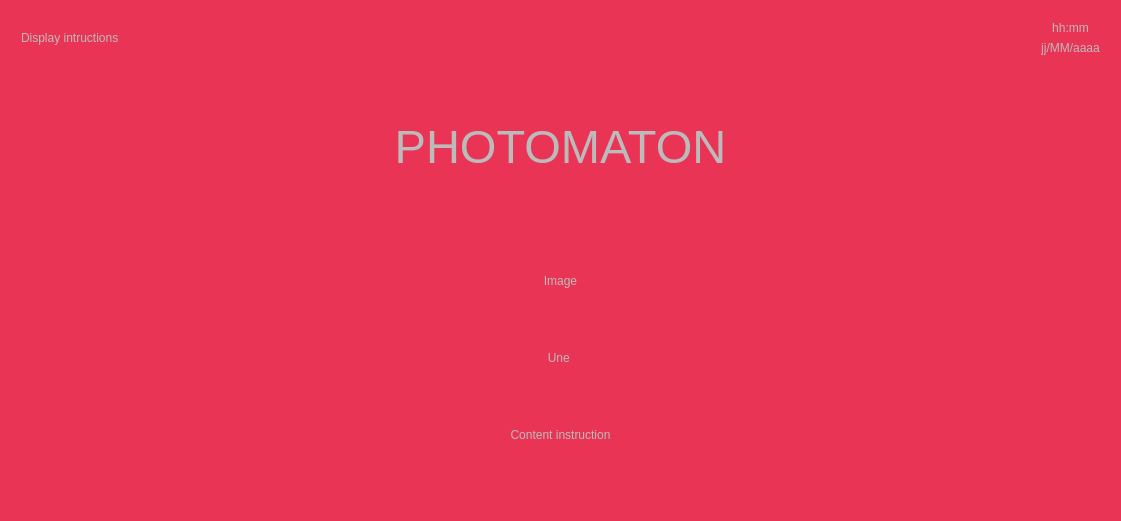
<?xml version="1.0" encoding="UTF-8"?>
<ui version="4.0">
 <class>MainWindow</class>
 <widget class="QMainWindow" name="MainWindow">
  <property name="windowModality">
   <enum>Qt::NonModal</enum>
  </property>
  <property name="geometry">
   <rect>
    <x>0</x>
    <y>0</y>
    <width>1121</width>
    <height>521</height>
   </rect>
  </property>
  <property name="minimumSize">
   <size>
    <width>540</width>
    <height>360</height>
   </size>
  </property>
  <property name="palette">
   <palette>
    <active>
     <colorrole role="WindowText">
      <brush brushstyle="SolidPattern">
       <color alpha="255">
        <red>187</red>
        <green>187</green>
        <blue>187</blue>
       </color>
      </brush>
     </colorrole>
     <colorrole role="Button">
      <brush brushstyle="SolidPattern">
       <color alpha="255">
        <red>60</red>
        <green>63</green>
        <blue>65</blue>
       </color>
      </brush>
     </colorrole>
     <colorrole role="Text">
      <brush brushstyle="SolidPattern">
       <color alpha="255">
        <red>187</red>
        <green>187</green>
        <blue>187</blue>
       </color>
      </brush>
     </colorrole>
     <colorrole role="ButtonText">
      <brush brushstyle="SolidPattern">
       <color alpha="255">
        <red>187</red>
        <green>187</green>
        <blue>187</blue>
       </color>
      </brush>
     </colorrole>
     <colorrole role="Base">
      <brush brushstyle="SolidPattern">
       <color alpha="255">
        <red>60</red>
        <green>63</green>
        <blue>65</blue>
       </color>
      </brush>
     </colorrole>
     <colorrole role="Window">
      <brush brushstyle="SolidPattern">
       <color alpha="255">
        <red>233</red>
        <green>52</green>
        <blue>85</blue>
       </color>
      </brush>
     </colorrole>
    </active>
    <inactive>
     <colorrole role="WindowText">
      <brush brushstyle="SolidPattern">
       <color alpha="255">
        <red>187</red>
        <green>187</green>
        <blue>187</blue>
       </color>
      </brush>
     </colorrole>
     <colorrole role="Button">
      <brush brushstyle="SolidPattern">
       <color alpha="255">
        <red>60</red>
        <green>63</green>
        <blue>65</blue>
       </color>
      </brush>
     </colorrole>
     <colorrole role="Text">
      <brush brushstyle="SolidPattern">
       <color alpha="255">
        <red>187</red>
        <green>187</green>
        <blue>187</blue>
       </color>
      </brush>
     </colorrole>
     <colorrole role="ButtonText">
      <brush brushstyle="SolidPattern">
       <color alpha="255">
        <red>187</red>
        <green>187</green>
        <blue>187</blue>
       </color>
      </brush>
     </colorrole>
     <colorrole role="Base">
      <brush brushstyle="SolidPattern">
       <color alpha="255">
        <red>60</red>
        <green>63</green>
        <blue>65</blue>
       </color>
      </brush>
     </colorrole>
     <colorrole role="Window">
      <brush brushstyle="SolidPattern">
       <color alpha="255">
        <red>233</red>
        <green>52</green>
        <blue>85</blue>
       </color>
      </brush>
     </colorrole>
    </inactive>
    <disabled>
     <colorrole role="WindowText">
      <brush brushstyle="SolidPattern">
       <color alpha="255">
        <red>187</red>
        <green>187</green>
        <blue>187</blue>
       </color>
      </brush>
     </colorrole>
     <colorrole role="Button">
      <brush brushstyle="SolidPattern">
       <color alpha="255">
        <red>60</red>
        <green>63</green>
        <blue>65</blue>
       </color>
      </brush>
     </colorrole>
     <colorrole role="Text">
      <brush brushstyle="SolidPattern">
       <color alpha="255">
        <red>187</red>
        <green>187</green>
        <blue>187</blue>
       </color>
      </brush>
     </colorrole>
     <colorrole role="ButtonText">
      <brush brushstyle="SolidPattern">
       <color alpha="255">
        <red>187</red>
        <green>187</green>
        <blue>187</blue>
       </color>
      </brush>
     </colorrole>
     <colorrole role="Base">
      <brush brushstyle="SolidPattern">
       <color alpha="255">
        <red>233</red>
        <green>52</green>
        <blue>85</blue>
       </color>
      </brush>
     </colorrole>
     <colorrole role="Window">
      <brush brushstyle="SolidPattern">
       <color alpha="255">
        <red>233</red>
        <green>52</green>
        <blue>85</blue>
       </color>
      </brush>
     </colorrole>
    </disabled>
   </palette>
  </property>
  <property name="windowTitle">
   <string>Photomaton</string>
  </property>
  <property name="layoutDirection">
   <enum>Qt::LeftToRight</enum>
  </property>
  <property name="autoFillBackground">
   <bool>false</bool>
  </property>
  <property name="styleSheet">
   <string notr="true"/>
  </property>
  <property name="dockNestingEnabled">
   <bool>true</bool>
  </property>
  <property name="unifiedTitleAndToolBarOnMac">
   <bool>true</bool>
  </property>
  <widget class="QWidget" name="mainWindow">
   <property name="minimumSize">
    <size>
     <width>540</width>
     <height>360</height>
    </size>
   </property>
   <property name="maximumSize">
    <size>
     <width>16777215</width>
     <height>16777215</height>
    </size>
   </property>
   <property name="palette">
    <palette>
     <active>
      <colorrole role="Button">
       <brush brushstyle="SolidPattern">
        <color alpha="0">
         <red>0</red>
         <green>0</green>
         <blue>0</blue>
        </color>
       </brush>
      </colorrole>
      <colorrole role="Base">
       <brush brushstyle="SolidPattern">
        <color alpha="0">
         <red>0</red>
         <green>0</green>
         <blue>0</blue>
        </color>
       </brush>
      </colorrole>
      <colorrole role="Window">
       <brush brushstyle="SolidPattern">
        <color alpha="0">
         <red>0</red>
         <green>0</green>
         <blue>0</blue>
        </color>
       </brush>
      </colorrole>
     </active>
     <inactive>
      <colorrole role="Button">
       <brush brushstyle="SolidPattern">
        <color alpha="0">
         <red>0</red>
         <green>0</green>
         <blue>0</blue>
        </color>
       </brush>
      </colorrole>
      <colorrole role="Base">
       <brush brushstyle="SolidPattern">
        <color alpha="0">
         <red>0</red>
         <green>0</green>
         <blue>0</blue>
        </color>
       </brush>
      </colorrole>
      <colorrole role="Window">
       <brush brushstyle="SolidPattern">
        <color alpha="0">
         <red>0</red>
         <green>0</green>
         <blue>0</blue>
        </color>
       </brush>
      </colorrole>
     </inactive>
     <disabled>
      <colorrole role="Button">
       <brush brushstyle="SolidPattern">
        <color alpha="0">
         <red>0</red>
         <green>0</green>
         <blue>0</blue>
        </color>
       </brush>
      </colorrole>
      <colorrole role="Base">
       <brush brushstyle="SolidPattern">
        <color alpha="0">
         <red>0</red>
         <green>0</green>
         <blue>0</blue>
        </color>
       </brush>
      </colorrole>
      <colorrole role="Window">
       <brush brushstyle="SolidPattern">
        <color alpha="0">
         <red>0</red>
         <green>0</green>
         <blue>0</blue>
        </color>
       </brush>
      </colorrole>
     </disabled>
    </palette>
   </property>
   <property name="styleSheet">
    <string notr="true"/>
   </property>
   <layout class="QGridLayout" name="gridLayout">
    <item row="0" column="0">
     <layout class="QVBoxLayout" name="vLytMainLayout">
      <property name="sizeConstraint">
       <enum>QLayout::SetDefaultConstraint</enum>
      </property>
      <property name="leftMargin">
       <number>0</number>
      </property>
      <item>
       <layout class="QHBoxLayout" name="hLytGeneralInfo">
        <property name="sizeConstraint">
         <enum>QLayout::SetDefaultConstraint</enum>
        </property>
        <item>
         <widget class="QLabel" name="lblInstruction">
          <property name="minimumSize">
           <size>
            <width>150</width>
            <height>0</height>
           </size>
          </property>
          <property name="text">
           <string>Display intructions</string>
          </property>
          <property name="indent">
           <number>10</number>
          </property>
         </widget>
        </item>
        <item>
         <spacer name="horizontalSpacer">
          <property name="orientation">
           <enum>Qt::Horizontal</enum>
          </property>
          <property name="sizeHint" stdset="0">
           <size>
            <width>40</width>
            <height>20</height>
           </size>
          </property>
         </spacer>
        </item>
        <item>
         <widget class="QFrame" name="frame">
          <layout class="QVBoxLayout" name="vLytDateTime">
           <property name="sizeConstraint">
            <enum>QLayout::SetMaximumSize</enum>
           </property>
           <property name="leftMargin">
            <number>10</number>
           </property>
           <property name="topMargin">
            <number>10</number>
           </property>
           <property name="rightMargin">
            <number>10</number>
           </property>
           <property name="bottomMargin">
            <number>10</number>
           </property>
           <item>
            <widget class="QLabel" name="lblTime">
             <property name="text">
              <string notr="true">hh:mm</string>
             </property>
             <property name="alignment">
              <set>Qt::AlignCenter</set>
             </property>
            </widget>
           </item>
           <item>
            <widget class="QLabel" name="lblDate">
             <property name="text">
              <string>jj/MM/aaaa</string>
             </property>
             <property name="alignment">
              <set>Qt::AlignCenter</set>
             </property>
            </widget>
           </item>
          </layout>
         </widget>
        </item>
       </layout>
      </item>
      <item>
       <widget class="QStackedWidget" name="swContent">
        <property name="sizePolicy">
         <sizepolicy hsizetype="MinimumExpanding" vsizetype="MinimumExpanding">
          <horstretch>0</horstretch>
          <verstretch>0</verstretch>
         </sizepolicy>
        </property>
        <property name="currentIndex">
         <number>0</number>
        </property>
        <widget class="QWidget" name="pgMain">
         <layout class="QVBoxLayout" name="verticalLayout_2">
          <item>
           <layout class="QVBoxLayout" name="vLytMainContent">
            <property name="sizeConstraint">
             <enum>QLayout::SetDefaultConstraint</enum>
            </property>
            <item>
             <widget class="QLabel" name="lblMainTitle">
              <property name="font">
               <font>
                <pointsize>35</pointsize>
               </font>
              </property>
              <property name="text">
               <string notr="true">PHOTOMATON</string>
              </property>
              <property name="alignment">
               <set>Qt::AlignCenter</set>
              </property>
              <property name="wordWrap">
               <bool>true</bool>
              </property>
              <property name="textInteractionFlags">
               <set>Qt::NoTextInteraction</set>
              </property>
             </widget>
            </item>
            <item>
             <widget class="QLabel" name="imgMainContent">
              <property name="text">
               <string>Image</string>
              </property>
              <property name="alignment">
               <set>Qt::AlignCenter</set>
              </property>
             </widget>
            </item>
            <item>
             <widget class="QLabel" name="lblImageLegend">
              <property name="sizePolicy">
               <sizepolicy hsizetype="Preferred" vsizetype="Fixed">
                <horstretch>0</horstretch>
                <verstretch>0</verstretch>
               </sizepolicy>
              </property>
              <property name="text">
               <string>Une </string>
              </property>
              <property name="alignment">
               <set>Qt::AlignCenter</set>
              </property>
             </widget>
            </item>
            <item>
             <widget class="QLabel" name="lblContentInstruction">
              <property name="text">
               <string>Content instruction</string>
              </property>
              <property name="alignment">
               <set>Qt::AlignCenter</set>
              </property>
             </widget>
            </item>
           </layout>
          </item>
         </layout>
        </widget>
        <widget class="QWidget" name="pgModeSelection">
         <layout class="QVBoxLayout" name="verticalLayout_4">
          <item>
           <layout class="QVBoxLayout" name="verticalLayout_3">
            <property name="sizeConstraint">
             <enum>QLayout::SetDefaultConstraint</enum>
            </property>
            <item>
             <layout class="QHBoxLayout" name="horizontalLayout_2">
              <property name="sizeConstraint">
               <enum>QLayout::SetDefaultConstraint</enum>
              </property>
              <item>
               <widget class="QLabel" name="imgSelectionMulti">
                <property name="sizePolicy">
                 <sizepolicy hsizetype="Preferred" vsizetype="Preferred">
                  <horstretch>0</horstretch>
                  <verstretch>0</verstretch>
                 </sizepolicy>
                </property>
                <property name="text">
                 <string>&lt;span style=&quot; font-size:16pt;&quot;&gt;Image Selection Multi Shot&lt;/span&gt;</string>
                </property>
                <property name="textFormat">
                 <enum>Qt::AutoText</enum>
                </property>
                <property name="scaledContents">
                 <bool>false</bool>
                </property>
                <property name="alignment">
                 <set>Qt::AlignCenter</set>
                </property>
                <property name="margin">
                 <number>40</number>
                </property>
               </widget>
              </item>
              <item>
               <spacer name="horizontalSpacer_2">
                <property name="orientation">
                 <enum>Qt::Horizontal</enum>
                </property>
                <property name="sizeType">
                 <enum>QSizePolicy::Expanding</enum>
                </property>
                <property name="sizeHint" stdset="0">
                 <size>
                  <width>40</width>
                  <height>20</height>
                 </size>
                </property>
               </spacer>
              </item>
              <item>
               <widget class="QLabel" name="imgSelectionSingle">
                <property name="text">
                 <string>&lt;span style=&quot; font-size:16pt;&quot;&gt;Image Selection Single Shot&lt;/span&gt;</string>
                </property>
                <property name="alignment">
                 <set>Qt::AlignCenter</set>
                </property>
                <property name="margin">
                 <number>40</number>
                </property>
               </widget>
              </item>
             </layout>
            </item>
            <item>
             <widget class="QLabel" name="lblSelectionInstruction">
              <property name="sizePolicy">
               <sizepolicy hsizetype="Preferred" vsizetype="Fixed">
                <horstretch>0</horstretch>
                <verstretch>0</verstretch>
               </sizepolicy>
              </property>
              <property name="text">
               <string>Selection Instruction</string>
              </property>
              <property name="alignment">
               <set>Qt::AlignCenter</set>
              </property>
              <property name="margin">
               <number>30</number>
              </property>
             </widget>
            </item>
            <item>
             <widget class="QLabel" name="lblSelectionTitle">
              <property name="sizePolicy">
               <sizepolicy hsizetype="Preferred" vsizetype="Fixed">
                <horstretch>0</horstretch>
                <verstretch>0</verstretch>
               </sizepolicy>
              </property>
              <property name="text">
               <string>Selection Title</string>
              </property>
              <property name="alignment">
               <set>Qt::AlignCenter</set>
              </property>
              <property name="margin">
               <number>5</number>
              </property>
             </widget>
            </item>
           </layout>
          </item>
         </layout>
        </widget>
        <widget class="QWidget" name="pgShot">
         <layout class="QVBoxLayout" name="verticalLayout_5">
          <item>
           <layout class="QVBoxLayout" name="verticalLayout">
            <property name="sizeConstraint">
             <enum>QLayout::SetDefaultConstraint</enum>
            </property>
            <item>
             <layout class="QHBoxLayout" name="horizontalLayout">
              <property name="sizeConstraint">
               <enum>QLayout::SetDefaultConstraint</enum>
              </property>
              <item>
               <spacer name="horizontalSpacer_4">
                <property name="orientation">
                 <enum>Qt::Horizontal</enum>
                </property>
                <property name="sizeHint" stdset="0">
                 <size>
                  <width>200</width>
                  <height>20</height>
                 </size>
                </property>
               </spacer>
              </item>
              <item>
               <widget class="QStackedWidget" name="stackedWidget">
                <property name="sizePolicy">
                 <sizepolicy hsizetype="Preferred" vsizetype="Preferred">
                  <horstretch>1</horstretch>
                  <verstretch>0</verstretch>
                 </sizepolicy>
                </property>
                <property name="palette">
                 <palette>
                  <active>
                   <colorrole role="WindowText">
                    <brush brushstyle="SolidPattern">
                     <color alpha="255">
                      <red>187</red>
                      <green>187</green>
                      <blue>187</blue>
                     </color>
                    </brush>
                   </colorrole>
                   <colorrole role="Button">
                    <brush brushstyle="SolidPattern">
                     <color alpha="255">
                      <red>60</red>
                      <green>63</green>
                      <blue>65</blue>
                     </color>
                    </brush>
                   </colorrole>
                   <colorrole role="Text">
                    <brush brushstyle="SolidPattern">
                     <color alpha="255">
                      <red>187</red>
                      <green>187</green>
                      <blue>187</blue>
                     </color>
                    </brush>
                   </colorrole>
                   <colorrole role="ButtonText">
                    <brush brushstyle="SolidPattern">
                     <color alpha="255">
                      <red>187</red>
                      <green>187</green>
                      <blue>187</blue>
                     </color>
                    </brush>
                   </colorrole>
                   <colorrole role="Base">
                    <brush brushstyle="SolidPattern">
                     <color alpha="255">
                      <red>60</red>
                      <green>63</green>
                      <blue>65</blue>
                     </color>
                    </brush>
                   </colorrole>
                   <colorrole role="Window">
                    <brush brushstyle="SolidPattern">
                     <color alpha="255">
                      <red>60</red>
                      <green>63</green>
                      <blue>65</blue>
                     </color>
                    </brush>
                   </colorrole>
                  </active>
                  <inactive>
                   <colorrole role="WindowText">
                    <brush brushstyle="SolidPattern">
                     <color alpha="255">
                      <red>187</red>
                      <green>187</green>
                      <blue>187</blue>
                     </color>
                    </brush>
                   </colorrole>
                   <colorrole role="Button">
                    <brush brushstyle="SolidPattern">
                     <color alpha="255">
                      <red>60</red>
                      <green>63</green>
                      <blue>65</blue>
                     </color>
                    </brush>
                   </colorrole>
                   <colorrole role="Text">
                    <brush brushstyle="SolidPattern">
                     <color alpha="255">
                      <red>187</red>
                      <green>187</green>
                      <blue>187</blue>
                     </color>
                    </brush>
                   </colorrole>
                   <colorrole role="ButtonText">
                    <brush brushstyle="SolidPattern">
                     <color alpha="255">
                      <red>187</red>
                      <green>187</green>
                      <blue>187</blue>
                     </color>
                    </brush>
                   </colorrole>
                   <colorrole role="Base">
                    <brush brushstyle="SolidPattern">
                     <color alpha="255">
                      <red>60</red>
                      <green>63</green>
                      <blue>65</blue>
                     </color>
                    </brush>
                   </colorrole>
                   <colorrole role="Window">
                    <brush brushstyle="SolidPattern">
                     <color alpha="255">
                      <red>60</red>
                      <green>63</green>
                      <blue>65</blue>
                     </color>
                    </brush>
                   </colorrole>
                  </inactive>
                  <disabled>
                   <colorrole role="WindowText">
                    <brush brushstyle="SolidPattern">
                     <color alpha="255">
                      <red>187</red>
                      <green>187</green>
                      <blue>187</blue>
                     </color>
                    </brush>
                   </colorrole>
                   <colorrole role="Button">
                    <brush brushstyle="SolidPattern">
                     <color alpha="255">
                      <red>60</red>
                      <green>63</green>
                      <blue>65</blue>
                     </color>
                    </brush>
                   </colorrole>
                   <colorrole role="Text">
                    <brush brushstyle="SolidPattern">
                     <color alpha="255">
                      <red>187</red>
                      <green>187</green>
                      <blue>187</blue>
                     </color>
                    </brush>
                   </colorrole>
                   <colorrole role="ButtonText">
                    <brush brushstyle="SolidPattern">
                     <color alpha="255">
                      <red>187</red>
                      <green>187</green>
                      <blue>187</blue>
                     </color>
                    </brush>
                   </colorrole>
                   <colorrole role="Base">
                    <brush brushstyle="SolidPattern">
                     <color alpha="255">
                      <red>60</red>
                      <green>63</green>
                      <blue>65</blue>
                     </color>
                    </brush>
                   </colorrole>
                   <colorrole role="Window">
                    <brush brushstyle="SolidPattern">
                     <color alpha="255">
                      <red>60</red>
                      <green>63</green>
                      <blue>65</blue>
                     </color>
                    </brush>
                   </colorrole>
                  </disabled>
                 </palette>
                </property>
                <property name="currentIndex">
                 <number>1</number>
                </property>
                <widget class="QWidget" name="viewfinderPage_2">
                 <layout class="QGridLayout" name="gridLayout_6">
                  <item row="0" column="0">
                   <widget class="QCameraViewfinder" name="viewfinder_2" native="true"/>
                  </item>
                 </layout>
                </widget>
                <widget class="QWidget" name="previewPage_2">
                 <layout class="QGridLayout" name="gridLayout_7">
                  <item row="0" column="0">
                   <widget class="QLabel" name="lastImagePreviewLabel_2">
                    <property name="sizePolicy">
                     <sizepolicy hsizetype="Preferred" vsizetype="MinimumExpanding">
                      <horstretch>0</horstretch>
                      <verstretch>0</verstretch>
                     </sizepolicy>
                    </property>
                    <property name="minimumSize">
                     <size>
                      <width>400</width>
                      <height>200</height>
                     </size>
                    </property>
                    <property name="frameShape">
                     <enum>QFrame::Box</enum>
                    </property>
                    <property name="text">
                     <string/>
                    </property>
                   </widget>
                  </item>
                 </layout>
                </widget>
               </widget>
              </item>
              <item>
               <spacer name="horizontalSpacer_3">
                <property name="orientation">
                 <enum>Qt::Horizontal</enum>
                </property>
                <property name="sizeHint" stdset="0">
                 <size>
                  <width>200</width>
                  <height>20</height>
                 </size>
                </property>
               </spacer>
              </item>
             </layout>
            </item>
            <item>
             <widget class="QLabel" name="lblShotTitle">
              <property name="sizePolicy">
               <sizepolicy hsizetype="Preferred" vsizetype="Fixed">
                <horstretch>0</horstretch>
                <verstretch>0</verstretch>
               </sizepolicy>
              </property>
              <property name="text">
               <string>Shot Title</string>
              </property>
              <property name="alignment">
               <set>Qt::AlignCenter</set>
              </property>
              <property name="margin">
               <number>5</number>
              </property>
             </widget>
            </item>
            <item>
             <widget class="QLabel" name="lblShotInstruction">
              <property name="sizePolicy">
               <sizepolicy hsizetype="Preferred" vsizetype="Fixed">
                <horstretch>0</horstretch>
                <verstretch>0</verstretch>
               </sizepolicy>
              </property>
              <property name="text">
               <string>Shot Instruction</string>
              </property>
              <property name="alignment">
               <set>Qt::AlignCenter</set>
              </property>
              <property name="margin">
               <number>5</number>
              </property>
             </widget>
            </item>
           </layout>
          </item>
         </layout>
        </widget>
       </widget>
      </item>
     </layout>
    </item>
   </layout>
  </widget>
 </widget>
 <layoutdefault spacing="6" margin="11"/>
 <customwidgets>
  <customwidget>
   <class>QCameraViewfinder</class>
   <extends>QWidget</extends>
   <header>qcameraviewfinder.h</header>
   <container>1</container>
  </customwidget>
 </customwidgets>
 <resources/>
 <connections/>
 <designerdata>
  <property name="gridDeltaX">
   <number>10</number>
  </property>
  <property name="gridDeltaY">
   <number>10</number>
  </property>
  <property name="gridSnapX">
   <bool>true</bool>
  </property>
  <property name="gridSnapY">
   <bool>true</bool>
  </property>
  <property name="gridVisible">
   <bool>true</bool>
  </property>
 </designerdata>
</ui>
